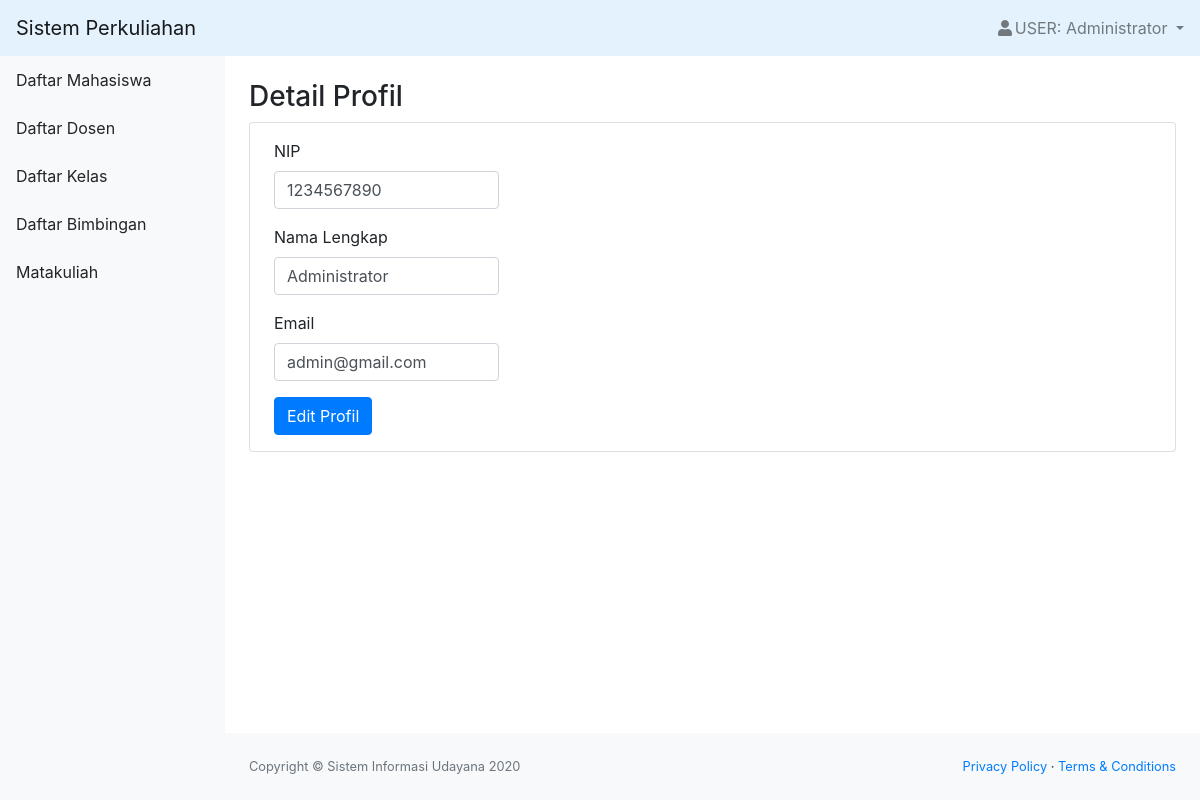
/profil_admin.php (signed in), run on the app's committed database.
### tables this page shows
CREATE TABLE `adminsimak` (
  `id_admin` int(11) NOT NULL,
  `role` char(1) NOT NULL,
  `nip` char(10) NOT NULL,
  `nama` varchar(50) NOT NULL,
  `email` varchar(50) NOT NULL,
  `alamat` varchar(50) NOT NULL,
  `tgl_lahir` date NOT NULL,
  `password` varchar(300) NOT NULL
);

### profil_admin.php (the view, shortened to what this page needs)
<?php
    include "function.php";
    $nama = $_SESSION['nama'];
    $role = $_SESSION['role'];
    $id = $_SESSION['id'];
    $queryUser = mysqli_query($koneksi, "SELECT * FROM adminsimak WHERE id_admin = '$id'");
    $user = mysqli_fetch_assoc($queryUser);
?>
<!DOCTYPE html>
<html lang="en">
    <head>
        <link href="css/styles.css" rel="stylesheet" />
        <link href="https://cdn.datatables.net/1.10.20/css/dataTables.bootstrap4.min.css" rel="stylesheet" />
    </head>
    <body class="sb-nav-fixed">
        <nav class="sb-topnav navbar navbar-light" style="background-color: #e3f2fd;">
            <a class="navbar-brand" href="index.php">Sistem Perkuliahan</a>
            <ul class="navbar-nav ml-auto">
                <li class="nav-item dropdown">
                    <a class="nav-link dropdown-toggle" id="userDropdown" href="#" role="button" data-toggle="dropdown" aria-haspopup="true" aria-expanded="false"><i class="fas fa-user fa-fw"></i>USER: <?= $nama; ?> </a>
                </li>
            </ul>
        </nav>
        <div id="layoutSidenav">
            <div id="layoutSidenav_nav">
                <nav class="sb-sidenav accordion sb-sidenav-light" id="sidenavAccordion">
                    <div class="sb-sidenav-menu">
                        <div class="nav">
                            <a class="nav-link" href="mahasiswa.php"
                                >
                                Daftar Mahasiswa</a
                            >
                            <a class="nav-link" href="dosen.php"
                                >
                                Daftar Dosen</a
                            >
                            <a class="nav-link" href="kelas.php"
                                >
                                Daftar Kelas</a
                            >
                            <a class="nav-link" href="bimbingan.php"
                                >
                                Daftar Bimbingan</a
                            >
                            <?php if($role == "0") { ?>
                            <a class="nav-link" href="matakuliah.php"
                                >
                                Matakuliah</a>
                            <?php } ?>
                        </div>
                    </div>
                </nav>
            </div>
            <div id="layoutSidenav_content">
                <main>
                    <div class="container-fluid">
                        <h3 class="mt-4">Detail Profil</h3>
                        <div class="card mb-4">
                            <form action="function.php?act=editAdmin&id_admin=<?= $user['id_admin']; ?>" id="edit" method="POST" >
                                <div class="form-group ml-4 py-3 mb-0">
                                    <label for="nip">NIP</label>
                                    <input type="text" class="form-control col-sm-3" id="nip" name="nip" value="<?= $user['nip']; ?>" >
                                </div>
                                <div class="form-group ml-4">
                                    <label for="nama">Nama Lengkap</label>
                                    <input type="text" class="form-control col-sm-3" id="nama" name="nama" value="<?= $user['nama']; ?>">
                                </div>
                                <div class="form-group ml-4">
                                    <label for="email">Email</label>
                                    <input type="text" class="form-control col-sm-3" id="email" name="email" value="<?= $user['email']; ?>">
                                </div>
                                <input type="submit" name="edit_btn" id="edit" class="btn btn-primary ml-4 mb-3" value="Edit Profil">
                            </form>
                        </div>
                    </div>
                </main>
                <footer class="py-4 bg-light mt-auto">
                    <div class="container-fluid">
                        <div class="d-flex align-items-center justify-content-between small">
                            <div class="text-muted">Copyright &copy; Sistem Informasi Udayana 2020</div>
                            <div>
                                <a href="#">Privacy Policy</a>
                                &middot;
                                <a href="#">Terms &amp; Conditions</a>
                            </div>
                        </div>
                    </div>
                </footer>
            </div>
        </div>
    </body>
</html>

### data on the page
adminsimak: nip "1234567890", nama "Administrator", email "admin@gmail.com"

### other printed values
$nama "Administrator"
